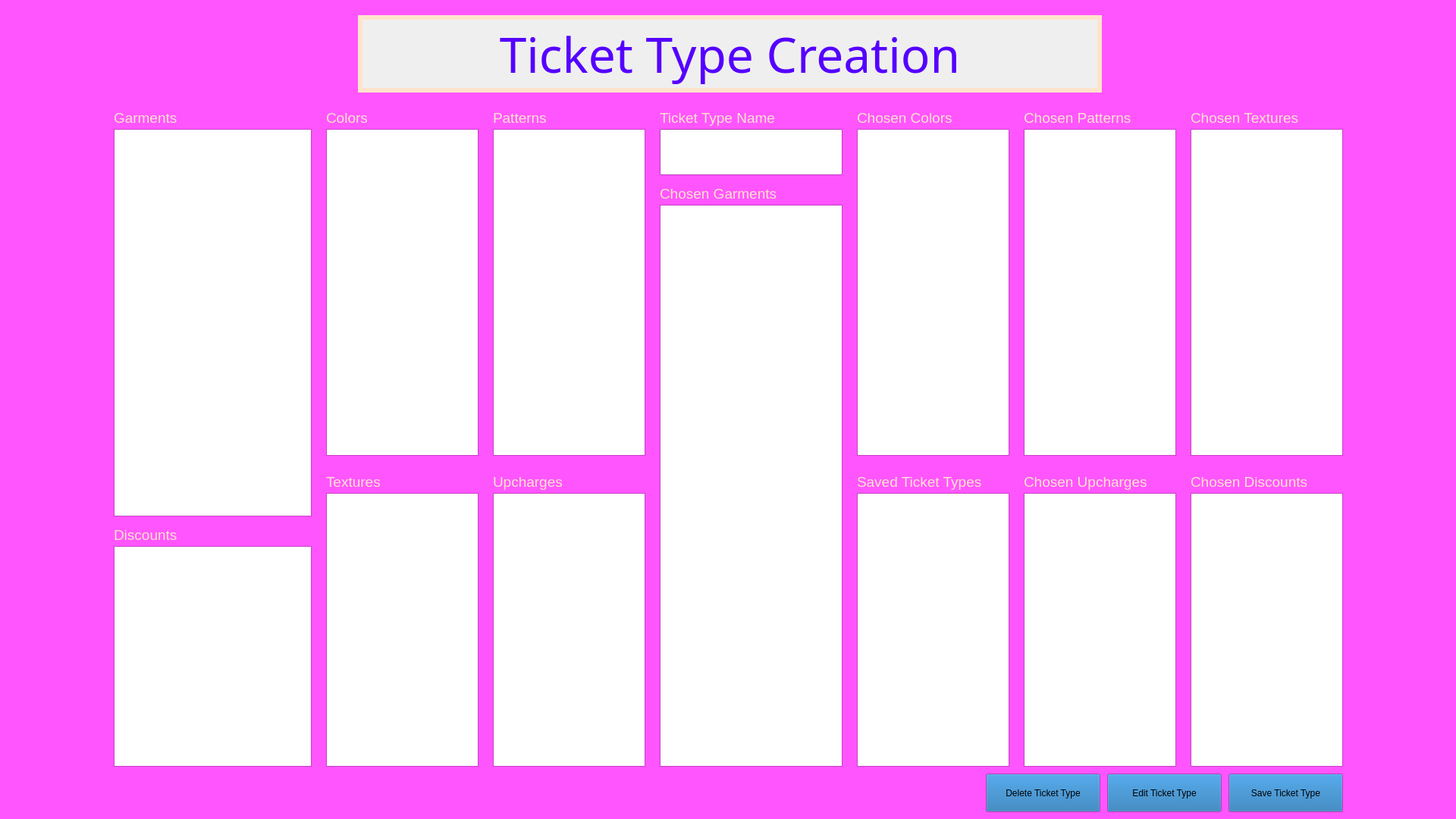
<?xml version="1.0" encoding="UTF-8"?>
<ui version="4.0">
 <class>TicketTypeCreation</class>
 <widget class="QWidget" name="TicketTypeCreation">
  <property name="geometry">
   <rect>
    <x>0</x>
    <y>0</y>
    <width>1920</width>
    <height>1080</height>
   </rect>
  </property>
  <property name="palette">
   <palette>
    <active>
     <colorrole role="WindowText">
      <brush brushstyle="SolidPattern">
       <color alpha="255">
        <red>255</red>
        <green>227</green>
        <blue>203</blue>
       </color>
      </brush>
     </colorrole>
     <colorrole role="Button">
      <brush brushstyle="SolidPattern">
       <color alpha="255">
        <red>26</red>
        <green>110</green>
        <blue>175</blue>
       </color>
      </brush>
     </colorrole>
     <colorrole role="Light">
      <brush brushstyle="SolidPattern">
       <color alpha="255">
        <red>136</red>
        <green>136</green>
        <blue>136</blue>
       </color>
      </brush>
     </colorrole>
     <colorrole role="Text">
      <brush brushstyle="SolidPattern">
       <color alpha="255">
        <red>255</red>
        <green>227</green>
        <blue>203</blue>
       </color>
      </brush>
     </colorrole>
     <colorrole role="ButtonText">
      <brush brushstyle="SolidPattern">
       <color alpha="255">
        <red>255</red>
        <green>227</green>
        <blue>203</blue>
       </color>
      </brush>
     </colorrole>
     <colorrole role="Base">
      <brush brushstyle="SolidPattern">
       <color alpha="255">
        <red>0</red>
        <green>0</green>
        <blue>0</blue>
       </color>
      </brush>
     </colorrole>
     <colorrole role="Window">
      <brush brushstyle="SolidPattern">
       <color alpha="255">
        <red>120</red>
        <green>131</green>
        <blue>170</blue>
       </color>
      </brush>
     </colorrole>
     <colorrole role="Shadow">
      <brush brushstyle="SolidPattern">
       <color alpha="255">
        <red>255</red>
        <green>227</green>
        <blue>203</blue>
       </color>
      </brush>
     </colorrole>
     <colorrole role="HighlightedText">
      <brush brushstyle="SolidPattern">
       <color alpha="255">
        <red>255</red>
        <green>227</green>
        <blue>203</blue>
       </color>
      </brush>
     </colorrole>
     <colorrole role="ToolTipBase">
      <brush brushstyle="SolidPattern">
       <color alpha="255">
        <red>255</red>
        <green>255</green>
        <blue>255</blue>
       </color>
      </brush>
     </colorrole>
     <colorrole role="ToolTipText">
      <brush brushstyle="SolidPattern">
       <color alpha="255">
        <red>255</red>
        <green>255</green>
        <blue>255</blue>
       </color>
      </brush>
     </colorrole>
     <colorrole role="PlaceholderText">
      <brush brushstyle="SolidPattern">
       <color alpha="128">
        <red>85</red>
        <green>0</green>
        <blue>255</blue>
       </color>
      </brush>
     </colorrole>
    </active>
    <inactive>
     <colorrole role="WindowText">
      <brush brushstyle="SolidPattern">
       <color alpha="255">
        <red>255</red>
        <green>227</green>
        <blue>203</blue>
       </color>
      </brush>
     </colorrole>
     <colorrole role="Button">
      <brush brushstyle="SolidPattern">
       <color alpha="255">
        <red>26</red>
        <green>110</green>
        <blue>175</blue>
       </color>
      </brush>
     </colorrole>
     <colorrole role="Window">
      <brush brushstyle="SolidPattern">
       <color alpha="255">
        <red>255</red>
        <green>85</green>
        <blue>255</blue>
       </color>
      </brush>
     </colorrole>
     <colorrole role="HighlightedText">
      <brush brushstyle="SolidPattern">
       <color alpha="255">
        <red>255</red>
        <green>227</green>
        <blue>203</blue>
       </color>
      </brush>
     </colorrole>
     <colorrole role="ToolTipBase">
      <brush brushstyle="SolidPattern">
       <color alpha="255">
        <red>255</red>
        <green>255</green>
        <blue>255</blue>
       </color>
      </brush>
     </colorrole>
    </inactive>
    <disabled>
     <colorrole role="Text">
      <brush brushstyle="SolidPattern">
       <color alpha="255">
        <red>255</red>
        <green>255</green>
        <blue>255</blue>
       </color>
      </brush>
     </colorrole>
     <colorrole role="ButtonText">
      <brush brushstyle="SolidPattern">
       <color alpha="255">
        <red>255</red>
        <green>255</green>
        <blue>255</blue>
       </color>
      </brush>
     </colorrole>
     <colorrole role="HighlightedText">
      <brush brushstyle="SolidPattern">
       <color alpha="255">
        <red>255</red>
        <green>227</green>
        <blue>203</blue>
       </color>
      </brush>
     </colorrole>
    </disabled>
   </palette>
  </property>
  <property name="windowTitle">
   <string>Form</string>
  </property>
  <widget class="QListWidget" name="dlist">
   <property name="geometry">
    <rect>
     <x>150</x>
     <y>720</y>
     <width>261</width>
     <height>291</height>
    </rect>
   </property>
  </widget>
  <widget class="QListWidget" name="ulist">
   <property name="geometry">
    <rect>
     <x>650</x>
     <y>650</y>
     <width>201</width>
     <height>361</height>
    </rect>
   </property>
  </widget>
  <widget class="QListWidget" name="tlist">
   <property name="geometry">
    <rect>
     <x>430</x>
     <y>650</y>
     <width>201</width>
     <height>361</height>
    </rect>
   </property>
  </widget>
  <widget class="QListWidget" name="plist">
   <property name="geometry">
    <rect>
     <x>650</x>
     <y>170</y>
     <width>201</width>
     <height>431</height>
    </rect>
   </property>
  </widget>
  <widget class="QListWidget" name="clist">
   <property name="geometry">
    <rect>
     <x>430</x>
     <y>170</y>
     <width>201</width>
     <height>431</height>
    </rect>
   </property>
  </widget>
  <widget class="QListWidget" name="glist">
   <property name="geometry">
    <rect>
     <x>150</x>
     <y>170</y>
     <width>261</width>
     <height>511</height>
    </rect>
   </property>
  </widget>
  <widget class="QLabel" name="glabel">
   <property name="geometry">
    <rect>
     <x>150</x>
     <y>140</y>
     <width>91</width>
     <height>31</height>
    </rect>
   </property>
   <property name="font">
    <font>
     <pointsize>14</pointsize>
    </font>
   </property>
   <property name="text">
    <string>Garments</string>
   </property>
  </widget>
  <widget class="QLabel" name="plabel">
   <property name="geometry">
    <rect>
     <x>650</x>
     <y>140</y>
     <width>71</width>
     <height>31</height>
    </rect>
   </property>
   <property name="font">
    <font>
     <pointsize>14</pointsize>
    </font>
   </property>
   <property name="text">
    <string>Patterns</string>
   </property>
  </widget>
  <widget class="QLabel" name="tlabel">
   <property name="geometry">
    <rect>
     <x>430</x>
     <y>620</y>
     <width>121</width>
     <height>31</height>
    </rect>
   </property>
   <property name="font">
    <font>
     <pointsize>14</pointsize>
    </font>
   </property>
   <property name="text">
    <string>Textures</string>
   </property>
  </widget>
  <widget class="QLabel" name="ulabel">
   <property name="geometry">
    <rect>
     <x>650</x>
     <y>620</y>
     <width>151</width>
     <height>31</height>
    </rect>
   </property>
   <property name="font">
    <font>
     <pointsize>14</pointsize>
    </font>
   </property>
   <property name="text">
    <string>Upcharges</string>
   </property>
  </widget>
  <widget class="QLabel" name="clabel">
   <property name="geometry">
    <rect>
     <x>430</x>
     <y>140</y>
     <width>61</width>
     <height>31</height>
    </rect>
   </property>
   <property name="font">
    <font>
     <pointsize>14</pointsize>
    </font>
   </property>
   <property name="text">
    <string>Colors</string>
   </property>
  </widget>
  <widget class="QLineEdit" name="ttinput">
   <property name="geometry">
    <rect>
     <x>870</x>
     <y>170</y>
     <width>241</width>
     <height>61</height>
    </rect>
   </property>
  </widget>
  <widget class="QLabel" name="ttlabel">
   <property name="geometry">
    <rect>
     <x>870</x>
     <y>140</y>
     <width>151</width>
     <height>31</height>
    </rect>
   </property>
   <property name="font">
    <font>
     <pointsize>14</pointsize>
    </font>
   </property>
   <property name="text">
    <string>Ticket Type Name:</string>
   </property>
  </widget>
  <widget class="QLabel" name="dlabel">
   <property name="geometry">
    <rect>
     <x>150</x>
     <y>690</y>
     <width>91</width>
     <height>31</height>
    </rect>
   </property>
   <property name="font">
    <font>
     <pointsize>14</pointsize>
    </font>
   </property>
   <property name="text">
    <string>Discounts</string>
   </property>
  </widget>
  <widget class="QListWidget" name="cglist">
   <property name="geometry">
    <rect>
     <x>870</x>
     <y>270</y>
     <width>241</width>
     <height>741</height>
    </rect>
   </property>
  </widget>
  <widget class="QListWidget" name="cclist">
   <property name="geometry">
    <rect>
     <x>1130</x>
     <y>170</y>
     <width>201</width>
     <height>431</height>
    </rect>
   </property>
  </widget>
  <widget class="QLabel" name="cclabel">
   <property name="geometry">
    <rect>
     <x>1130</x>
     <y>140</y>
     <width>141</width>
     <height>31</height>
    </rect>
   </property>
   <property name="font">
    <font>
     <pointsize>14</pointsize>
    </font>
   </property>
   <property name="text">
    <string>Chosen Colors</string>
   </property>
  </widget>
  <widget class="QLabel" name="cglabel">
   <property name="geometry">
    <rect>
     <x>870</x>
     <y>240</y>
     <width>181</width>
     <height>31</height>
    </rect>
   </property>
   <property name="font">
    <font>
     <pointsize>14</pointsize>
    </font>
   </property>
   <property name="text">
    <string>Chosen Garments</string>
   </property>
  </widget>
  <widget class="QPushButton" name="savettbutton">
   <property name="geometry">
    <rect>
     <x>1620</x>
     <y>1020</y>
     <width>151</width>
     <height>51</height>
    </rect>
   </property>
   <property name="text">
    <string>Save Ticket Type</string>
   </property>
  </widget>
  <widget class="QPushButton" name="editttbutton">
   <property name="geometry">
    <rect>
     <x>1460</x>
     <y>1020</y>
     <width>151</width>
     <height>51</height>
    </rect>
   </property>
   <property name="text">
    <string>Edit Ticket Type</string>
   </property>
  </widget>
  <widget class="QPushButton" name="deletettbutton">
   <property name="geometry">
    <rect>
     <x>1300</x>
     <y>1020</y>
     <width>151</width>
     <height>51</height>
    </rect>
   </property>
   <property name="text">
    <string>Delete Ticket Type</string>
   </property>
  </widget>
  <widget class="QListWidget" name="sttlist">
   <property name="geometry">
    <rect>
     <x>1130</x>
     <y>650</y>
     <width>201</width>
     <height>361</height>
    </rect>
   </property>
  </widget>
  <widget class="QLabel" name="sttlabel">
   <property name="geometry">
    <rect>
     <x>1130</x>
     <y>620</y>
     <width>181</width>
     <height>31</height>
    </rect>
   </property>
   <property name="font">
    <font>
     <pointsize>14</pointsize>
    </font>
   </property>
   <property name="text">
    <string>Saved Ticket Types</string>
   </property>
  </widget>
  <widget class="QListWidget" name="cpatterns">
   <property name="geometry">
    <rect>
     <x>1350</x>
     <y>170</y>
     <width>201</width>
     <height>431</height>
    </rect>
   </property>
  </widget>
  <widget class="QListWidget" name="ctextures">
   <property name="geometry">
    <rect>
     <x>1570</x>
     <y>170</y>
     <width>201</width>
     <height>431</height>
    </rect>
   </property>
  </widget>
  <widget class="QListWidget" name="cupcharges">
   <property name="geometry">
    <rect>
     <x>1350</x>
     <y>650</y>
     <width>201</width>
     <height>361</height>
    </rect>
   </property>
  </widget>
  <widget class="QListWidget" name="cdiscounts">
   <property name="geometry">
    <rect>
     <x>1570</x>
     <y>650</y>
     <width>201</width>
     <height>361</height>
    </rect>
   </property>
  </widget>
  <widget class="QLabel" name="label">
   <property name="geometry">
    <rect>
     <x>1350</x>
     <y>620</y>
     <width>181</width>
     <height>31</height>
    </rect>
   </property>
   <property name="font">
    <font>
     <pointsize>14</pointsize>
    </font>
   </property>
   <property name="text">
    <string>Chosen Upcharges</string>
   </property>
  </widget>
  <widget class="QLabel" name="label_2">
   <property name="geometry">
    <rect>
     <x>1570</x>
     <y>620</y>
     <width>171</width>
     <height>31</height>
    </rect>
   </property>
   <property name="font">
    <font>
     <pointsize>14</pointsize>
    </font>
   </property>
   <property name="text">
    <string>Chosen Discounts</string>
   </property>
  </widget>
  <widget class="QLabel" name="label_3">
   <property name="geometry">
    <rect>
     <x>1350</x>
     <y>140</y>
     <width>161</width>
     <height>31</height>
    </rect>
   </property>
   <property name="font">
    <font>
     <pointsize>14</pointsize>
    </font>
   </property>
   <property name="text">
    <string>Chosen Patterns</string>
   </property>
  </widget>
  <widget class="QLabel" name="label_4">
   <property name="geometry">
    <rect>
     <x>1570</x>
     <y>140</y>
     <width>171</width>
     <height>31</height>
    </rect>
   </property>
   <property name="font">
    <font>
     <pointsize>14</pointsize>
    </font>
   </property>
   <property name="text">
    <string>Chosen Textures</string>
   </property>
  </widget>
  <widget class="QLabel" name="label_5">
   <property name="geometry">
    <rect>
     <x>472</x>
     <y>20</y>
     <width>981</width>
     <height>102</height>
    </rect>
   </property>
   <property name="palette">
    <palette>
     <active>
      <colorrole role="Window">
       <brush brushstyle="SolidPattern">
        <color alpha="255">
         <red>0</red>
         <green>0</green>
         <blue>0</blue>
        </color>
       </brush>
      </colorrole>
      <colorrole role="Shadow">
       <brush brushstyle="SolidPattern">
        <color alpha="255">
         <red>0</red>
         <green>0</green>
         <blue>0</blue>
        </color>
       </brush>
      </colorrole>
     </active>
     <inactive>
      <colorrole role="ToolTipText">
       <brush brushstyle="SolidPattern">
        <color alpha="255">
         <red>0</red>
         <green>0</green>
         <blue>0</blue>
        </color>
       </brush>
      </colorrole>
     </inactive>
     <disabled/>
    </palette>
   </property>
   <property name="font">
    <font>
     <family>Ravie</family>
     <pointsize>48</pointsize>
    </font>
   </property>
   <property name="autoFillBackground">
    <bool>true</bool>
   </property>
   <property name="frameShape">
    <enum>QFrame::Shape::Box</enum>
   </property>
   <property name="frameShadow">
    <enum>QFrame::Shadow::Plain</enum>
   </property>
   <property name="lineWidth">
    <number>6</number>
   </property>
   <property name="midLineWidth">
    <number>5</number>
   </property>
   <property name="text">
    <string>&lt;html&gt;&lt;head/&gt;&lt;body&gt;&lt;p&gt;&lt;span style=&quot; color:#5500ff;&quot;&gt;Ticket Type Creation&lt;/span&gt;&lt;/p&gt;&lt;/body&gt;&lt;/html&gt;</string>
   </property>
   <property name="alignment">
    <set>Qt::AlignmentFlag::AlignCenter</set>
   </property>
   <property name="wordWrap">
    <bool>false</bool>
   </property>
  </widget>
  <widget class="QLabel" name="label_6">
   <property name="geometry">
    <rect>
     <x>152</x>
     <y>0</y>
     <width>296</width>
     <height>143</height>
    </rect>
   </property>
   <property name="text">
    <string/>
   </property>
   <property name="pixmap">
    <pixmap resource="../PyFiles2/resources/resources.qrc">:/images/Logo2.jpg</pixmap>
   </property>
   <property name="scaledContents">
    <bool>true</bool>
   </property>
  </widget>
  <widget class="QLabel" name="label_7">
   <property name="geometry">
    <rect>
     <x>1477</x>
     <y>0</y>
     <width>292</width>
     <height>143</height>
    </rect>
   </property>
   <property name="text">
    <string/>
   </property>
   <property name="pixmap">
    <pixmap resource="../PyFiles2/resources/resources.qrc">:/images/Logo2.jpg</pixmap>
   </property>
   <property name="scaledContents">
    <bool>true</bool>
   </property>
  </widget>
  <zorder>label_5</zorder>
  <zorder>dlist</zorder>
  <zorder>ulist</zorder>
  <zorder>tlist</zorder>
  <zorder>plist</zorder>
  <zorder>clist</zorder>
  <zorder>glist</zorder>
  <zorder>glabel</zorder>
  <zorder>plabel</zorder>
  <zorder>tlabel</zorder>
  <zorder>ulabel</zorder>
  <zorder>clabel</zorder>
  <zorder>ttinput</zorder>
  <zorder>ttlabel</zorder>
  <zorder>dlabel</zorder>
  <zorder>cglist</zorder>
  <zorder>cclist</zorder>
  <zorder>cclabel</zorder>
  <zorder>cglabel</zorder>
  <zorder>savettbutton</zorder>
  <zorder>editttbutton</zorder>
  <zorder>deletettbutton</zorder>
  <zorder>sttlist</zorder>
  <zorder>sttlabel</zorder>
  <zorder>cpatterns</zorder>
  <zorder>ctextures</zorder>
  <zorder>cupcharges</zorder>
  <zorder>cdiscounts</zorder>
  <zorder>label</zorder>
  <zorder>label_2</zorder>
  <zorder>label_3</zorder>
  <zorder>label_4</zorder>
  <zorder>label_6</zorder>
  <zorder>label_7</zorder>
 </widget>
 <resources>
  <include location="../PyFiles2/resources/resources.qrc"/>
 </resources>
 <connections/>
</ui>
